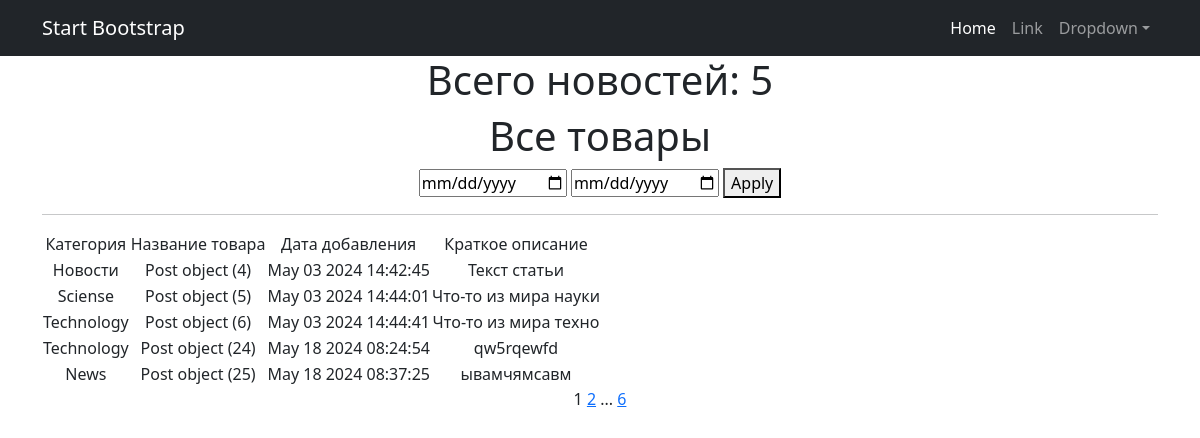
Page /news/ on the committed database.
### news/models.py (models this page shows, shortened)
class Post(models.Model):
    ARTICLE = 'AR'
    NEWS = 'NE'
    POST_CHOICES = [
            (ARTICLE, 'Статья'),
            (NEWS, 'Новость'),
        ]
    author = models.ForeignKey(Author, on_delete=models.CASCADE)
    post_type = models.CharField(max_length=2, choices=POST_CHOICES)
    created_at = models.DateTimeField(default=timezone.now)
    categories = models.ManyToManyField(Category, through='PostCategory')
    title = models.CharField(max_length=255)
    content = models.TextField()
    rating = models.IntegerField(default=0)
    subscribers = models.ManyToManyField(User, related_name='subscribed_posts')

### news/views.py (the view, shortened to what this page needs)
# urls.py: path('news/', PostList.as_view(), name='post_list'),
class PostList(ListView):
    model = Post
    ordering = 'categories'
    template_name = 'news.html'
    context_object_name = 'products'
    paginate_by = 5
    def get_context_data(self, **kwargs):
        context = super().get_context_data(**kwargs)
        context['time_now'] = datetime.utcnow()
        context['next_sale'] = None
        return context

### templates/news.html (shortened to what this page needs)
{% extends 'flatpages/default.html' %}
{% block content %}
   <h1>Всего новостей: {{ products|length }}</h1>
   <h1>Все товары</h1>
   <form method="get">
       <input type="date" name="start_date" id="start_date" placeholder="Start Date">
       <input type="date" name="end_date" id="end_date" placeholder="End Date">
       <button type="submit">Apply</button>
   </form>
   <hr>
   {% if products %}
       <table>
           <tr>
               <td>Категория</td>
               <td>Название товара</td>
               <td>Дата добавления</td>
               <td>Краткое описание</td>
           </tr>
           {% for product in products %}
               <tr>
                   <td>{{ product.title }}</td>
                   <td>{{ product }}</td>
                   <td>{{ product.created_at|date:'M d Y H:i:s' }}</td>
                   <td>{{ product.content|slice:":20" }}</td>
                   <td>
                   </td>
               </tr>
           {% endfor %}
       </table>
   {% else %}
       <h2>Новостей нет!</h2>
   {% endif %}
   {{ page_obj.number }}
   {% if page_obj.has_next %}
       <a href="?page={{ page_obj.next_page_number }}">{{ page_obj.next_page_number }}</a>
       {% if paginator.num_pages != page_obj.next_page_number %}
           ...
           <a href="?page={{ page_obj.paginator.num_pages }}">{{ page_obj.paginator.num_pages }}</a>
       {% endif %}
   {% endif %}
{% endblock %}

### rows in the picture
Post: title "Новости", id "Post object (4)", created_at "May 03 2024 14:42:45", content "Текст статьи"
Post: title "Sciense", id "Post object (5)", created_at "May 03 2024 14:44:01", content "Что-то из мира науки"
Post: title "Technology", id "Post object (6)", created_at "May 03 2024 14:44:41", content "Что-то из мира техно"
Post: title "Technology", id "Post object (24)", created_at "May 18 2024 08:24:54", content "qw5rqewfd"
Post: title "News", id "Post object (25)", created_at "May 18 2024 08:37:25", content "ывамчямсавм"

### other values in the picture
{{ products|length }} "5"
{{ page_obj.number }} "1"
{{ page_obj.next_page_number }} "2"
{{ page_obj.paginator.num_pages }} "6"
